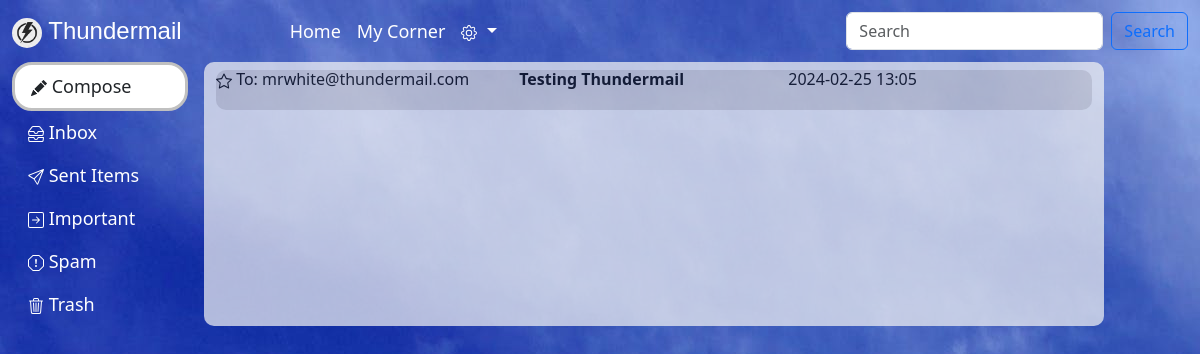
The app's page /sent_items/ (signed in), older data.
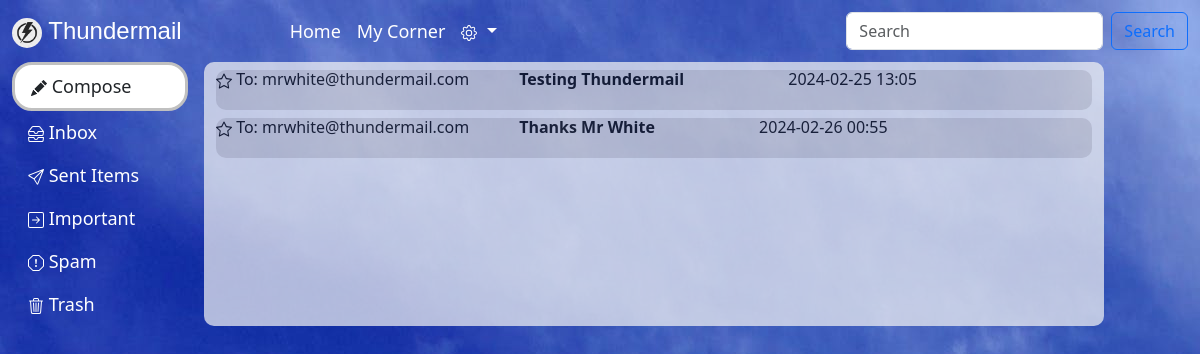
The same page, newer data.
### user_app/models.py (models this page shows)
class Message_Tb(models.Model):
    sender_id=models.ForeignKey(Register_Tb,on_delete=models.CASCADE)
    recipient_id=models.CharField(max_length=50)
    subject=models.CharField(max_length=100,default="No Subject")
    message=models.CharField(max_length=200)
    attachment=models.FileField(upload_to='thunder', blank=True, null=True, default='default.png')
    date=models.CharField(max_length=20)
    time=models.CharField(max_length=20)
    status_reciever=models.CharField(max_length=20,default='unread')
    status_sender=models.CharField(max_length=20,default='none')

### user_app/views.py (the view)
# urls.py: path('sent_items/',views.sent_items,name='sent_items'),
def sent_items(request):
    my_id=request.session['yourself']
    details = Register_Tb.objects.filter(id=my_id)
    messages= Message_Tb.objects.filter(sender_id_id=my_id)
    my_name = details[0].name
    return render(request,'sent_items.html',{'key':my_name,'see':details,'view':messages})

### templates/sent_items.html (shortened to what this page needs)
{% extends 'base.html' %}
{% block content %}
{% for i in view %}
    <a href="{% url 'read_message' i.id %}" style="text-decoration: none; color: black; margin-top: 10px;"><h6 id="inbox">&nbsp;To: {{i.recipient_id}}<span style="margin-left: 50px; margin-right: 100px; font-weight: bold;">{{i.subject}}</span><span> {{i.date}}</span> {{i.time}}
  </h6></a>
{% endfor %}
{% endblock %}

Row changes from the older to the newer data that the page shows:
added Message_Tb: recipient_id "mrwhite@thundermail.com", subject "Thanks Mr White", date "2024-02-26", time "00:55"
